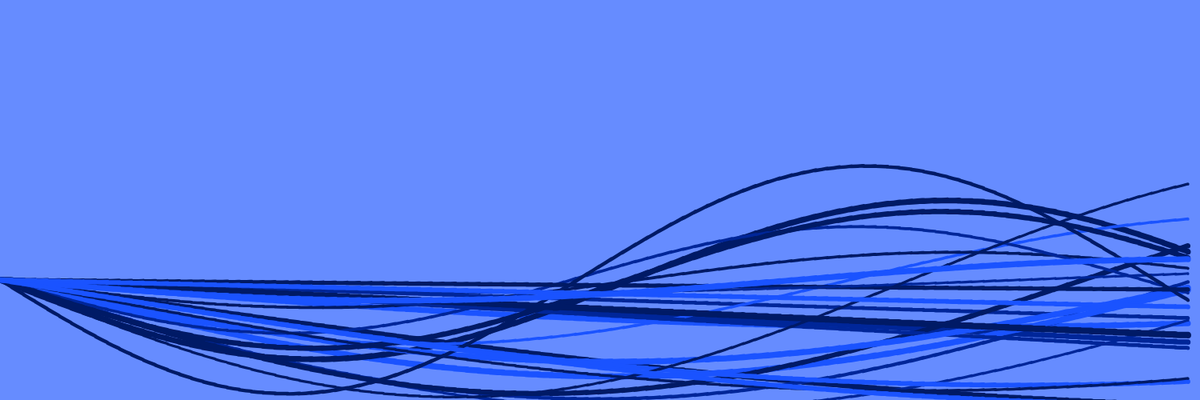
Frame 1 (no input)
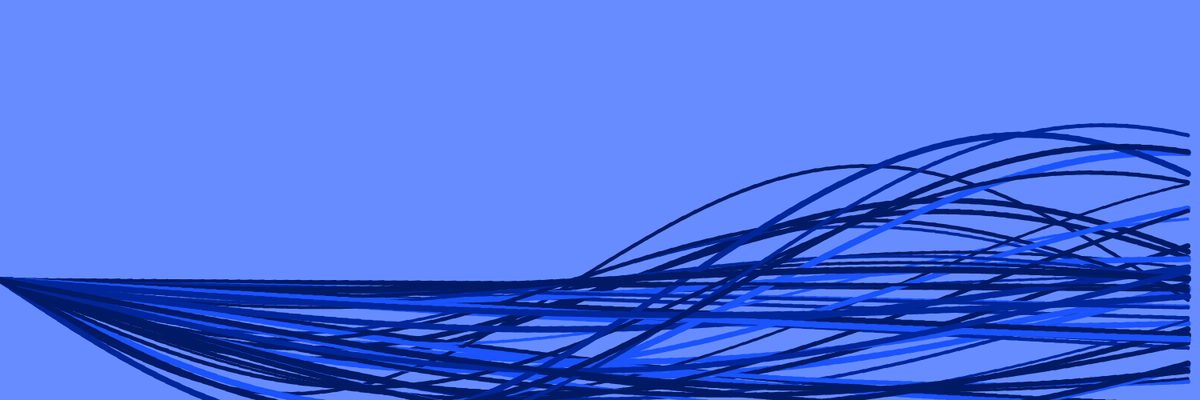
Frame 2 (the mouse pressed at the canvas centre, redrawn once)

The p5.js sketch that drew these frames (run headless with seeded random() and noise() and a simulated clock; the mouse was pressed at the canvas centre and the sketch redrawn once):

// p5.js sketch
// ── sketch.js
var colors = [];

function setup() {

  createCanvas(1500,500);
  noFill();
  addColors();
  smooth(8);
  background(102, 140, 255);
	noLoop();
}


function addColors() {
  var c;
  c = color(26, 83, 255);
  colors[0] = c;
  c = color(0, 26, 102);
  colors[1] = c;
  c = color(0, 38, 153);
  colors[2] = c;
  


}

function getRandomColor() {

  var i = Math.floor(random(colors.length));
  var c = colors[i];
  return c;

}


function draw() {
  translate(0, 100);
  makeRibbons();

}




function makeRibbons() {

  for (var i=0; i < 25; i++) {
  
    var strokeW = random(5)+3;
    
    var amount = 100;
    var frequency = random(1.0)/15;
    var offset = random(200)+10;
    
    var col = getRandomColor();
    
    strokeWeight(strokeW);
    stroke(col,180);
    var startY = height/2;
    beginShape();
      vertex(0, startY);
       for (var c=1; c < amount; c++) {
         var sinoffset = sin(frequency*c);
         var sinX = c*(width/amount);
         var sinY = startY + (sinoffset*offset);
         bezierVertex(sinX,sinY,sinX,sinY-1,sinX,sinY);
       }
    endShape();
    
  }

  

}
